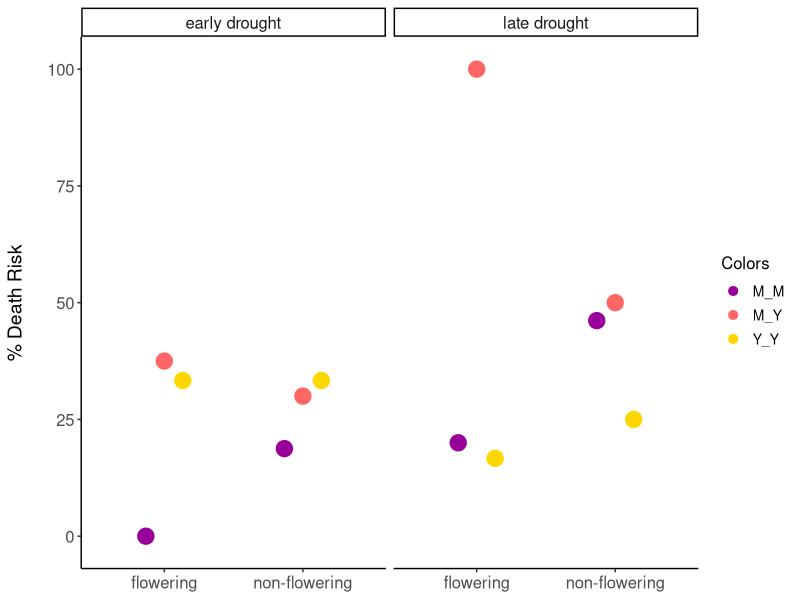
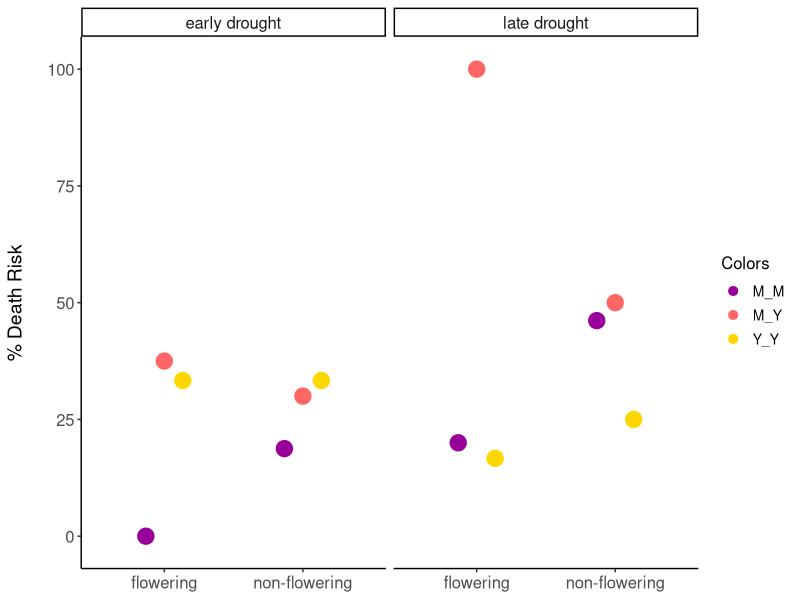

The R script that drew these images, in order:
## ---- chunk 1
library(ggplot2)
library(ggpubr)
library(reshape2)
library(tidyverse)

## ---- chunk 2

Dataset <- read.csv("../dataset.csv")


Dataset <- Dataset %>% 
  filter(w_b == "b",
         trt != "control") 

head(Dataset)

## ---- chunk 3
my.theme<-theme(axis.text=element_text(size=12),
        axis.title = element_text(size = 14),
        legend.text=element_text(size=10),
        legend.title = element_text(size=12),
        plot.title = element_text(face="bold",size=14,margin=margin(0,0,20,0),hjust = 0.5),
        axis.title.y = element_text(margin = margin(t = 0, r = 15, b = 0, l = 0)),
        axis.title.x = element_text(margin = margin(t = 15, r = 0, b = 0, l = 0)))

## ---- chunk 4

df_risk_death <- Dataset %>%
    group_by(trt, colors) %>%
    summarise(
      died_flowering = sum(survived == 0 & flowering == 1),
      survived_flowering = sum(survived == 1 & flowering == 1),
      died_non_flowering = sum(survived == 0 & flowering == 0),
      survived_non_flowering = sum(survived == 1 & flowering == 0)
    ) %>% 
  mutate(
    death_risk_flowering = died_flowering / (died_flowering + survived_flowering)*100,
    death_risk_non_flowering = died_non_flowering / (died_non_flowering + survived_non_flowering) * 100
  )

df_risk_death


## ---- chunk 5

df_risk_death <- df_risk_death %>% 
  rowwise() %>%
  mutate(statistic = prop.test(x = c(died_flowering, died_non_flowering),
                               n = c((died_flowering+survived_flowering), (died_non_flowering + survived_non_flowering)))$statistic,
         
         estimate = paste(round(prop.test(x = c(died_flowering, died_non_flowering),
                               n = c((died_flowering+survived_flowering), (died_non_flowering + survived_non_flowering)))$estimate, digits = 2), collapse = " , "),
         
         pvalue = prop.test(x = c(died_flowering, died_non_flowering),
                               n = c((died_flowering+survived_flowering), (died_non_flowering + survived_non_flowering)))$p.value)


df_risk_death

#write.csv(df_risk_death, "../tables/df_risk_death.csv")

## ---- chunk 6


death_risk_long <- df_risk_death %>%
  select(trt, colors, death_risk_flowering, death_risk_non_flowering) %>%
  pivot_longer(cols = c(death_risk_flowering, death_risk_non_flowering),
               names_to = "flowering",
               values_to = "death_risk") %>%
  mutate(flowering = if_else(flowering == "death_risk_flowering", "flowering", "non-flowering"))


# Plot using ggdotchart with facet_wrap
ggplot(death_risk_long, aes(x = flowering, y = death_risk, fill = colors, color = colors)) +
  geom_dotplot(binaxis = "y", stackdir = "center", position = position_dodge(width = 0.4), binwidth = 3.5) +
  facet_wrap(~ trt, scales = "free_x", nrow = 1) +
  scale_fill_manual(values = c("M_Y" = "#FF6666", "M_M" = "#990099", "Y_Y" = "gold")) +
  scale_color_manual(values = c("M_Y" = "#FF6666", "M_M" = "#990099", "Y_Y" = "gold")) +
  labs(x = NULL, y = "% Death Risk", fill = "Colors", color = "Colors") +  # Remove x-axis label and update color legends
  theme_classic() +
  theme(strip.text = element_text(size = 12))+
  my.theme

ggsave("../figures/death_risk.png", height = 4, width = 6)


